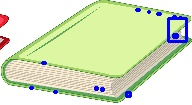
#> input picture recortes/recorte21.jpg, 192 x 105 px, given in place of objetos.jpg, which was not available
$ python separandoObj.py
#> lines starting #> are read from the running program, lines starting #| are printed output that depends on the picture; after the words box and inside, x2 and y2 are one past the last pixel; in counts of white or black regions, pixels touching at a corner belong together; pictures that were not available may be replaced by others from this repository, and a replacement may not be noted
import cv2

img = cv2.imread('objetos.jpg')
#> img is the input picture: shape (105, 192, 3); mean B, G, R 192.9, 228.4, 216.4
img = cv2.resize(img,(600,500))
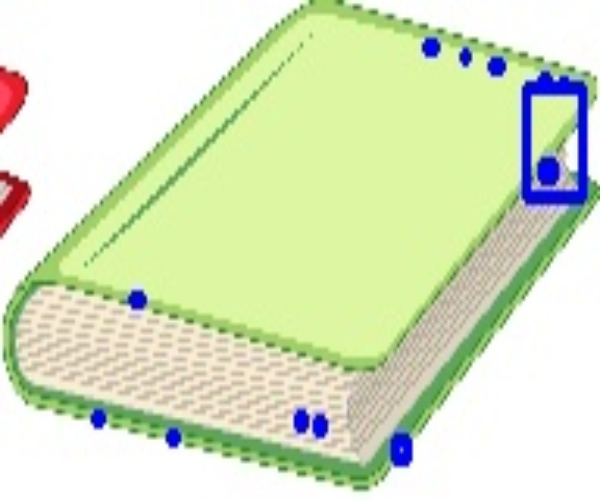
#> img: shape (500, 600, 3); mean B, G, R 192.9, 228.3, 216.3
imgCinza = cv2.cvtColor(img,cv2.COLOR_BGR2GRAY)
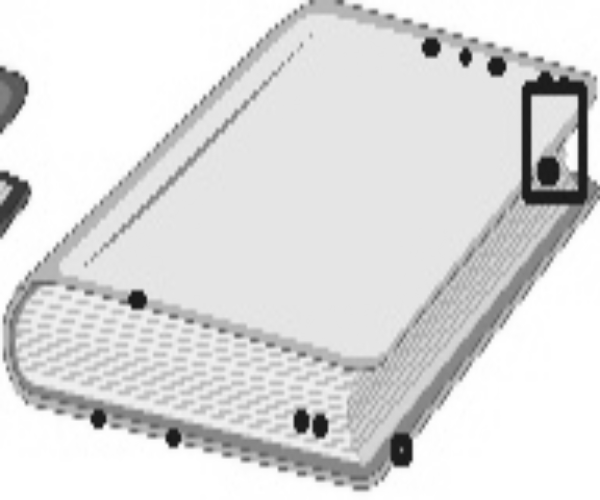
#> imgCinza: shape (500, 600); min 24, max 255, mean 220.7
imgcanny = cv2.Canny(imgCinza,30,200)
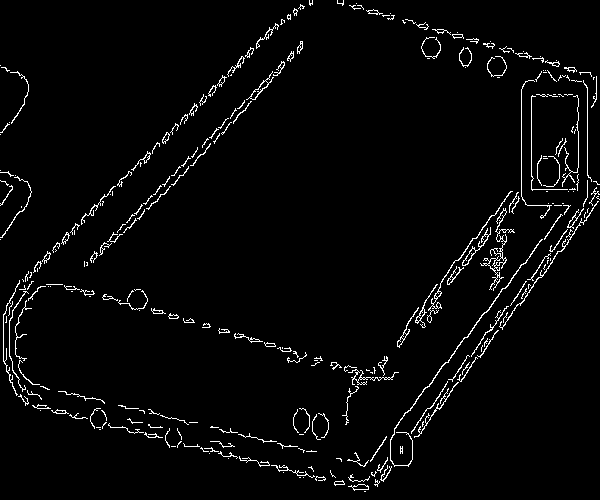
#> imgcanny: shape (500, 600); 3% white in thin lines or dots
imgClose = cv2.morphologyEx(imgcanny,cv2.MORPH_CLOSE,(7,7))
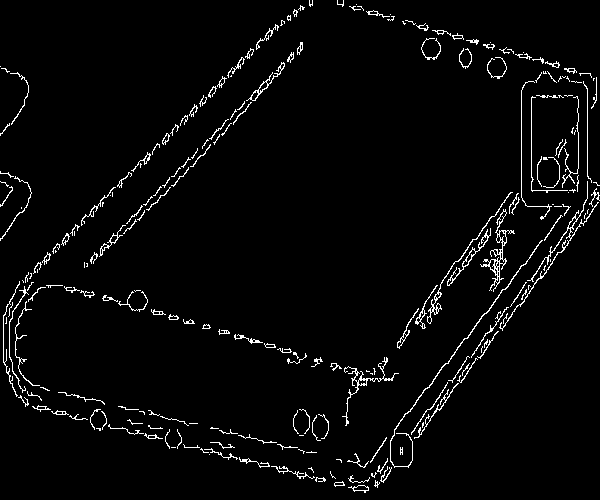
#> imgClose: shape (500, 600); 3.2% white in thin lines or dots

contornos,hierarquia = cv2.findContours(imgClose,cv2.RETR_EXTERNAL,cv2.CHAIN_APPROX_NONE) #representa os contornos dando "cordenadas" dos contornos
#> contornos = 238 contours, 188 with area under 20; largest, box (x1, y1, x2, y2) and area: (480, 209, 515, 292) 364, (427, 192, 513, 324) 170, (499, 181, 599, 331) 166, (246, 62, 285, 101) 156, (447, 228, 491, 286) 149

numOB = 1
for cnt in contornos: #para mostrar os contornos nos objetos na imagem
    #cv2.drawContours(img,cnt,-1,(255,0,0),2)
    x,y,w,h = cv2.boundingRect(cnt) #para colocar um retangulo nos objetos, passando cordenadas dos contornos
    recorte = img[y:y+h, x:x+w] #recortando objeto da imagem original
    cv2.imwrite(f'recortes/recorte{numOB}.jpg',recorte) #salvando imagem com nome e numero
    cv2.rectangle(img,(x,y),(x+w,y+h),(255,0,0),2) #colocar o retangulo
    numOB += 1
#> this loop made 238 passes
#> (x, y, w, h) on passes 1 to 3: (348, 485, 21, 8), (334, 481, 11, 6), (374, 480, 6, 8)
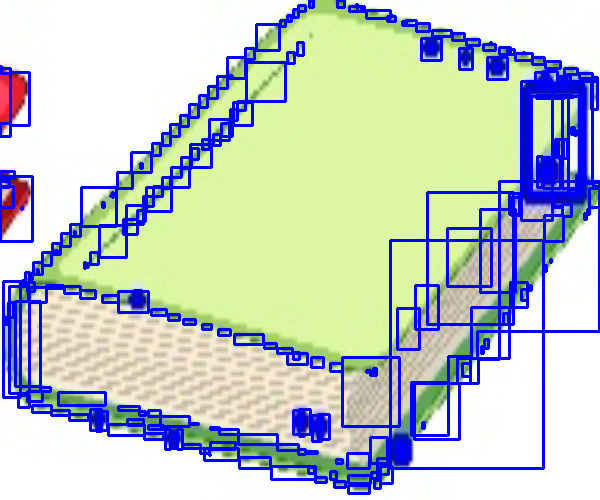
#> img: shape (500, 600, 3); 12.58% of pixels changed, all inside (x1, y1, x2, y2) = (0, 0, 600, 495)
#> after the loop, numOB = 239


cv2.imshow('original', img)
cv2.imshow('cinza', imgCinza)
cv2.imshow('canny', imgcanny)
cv2.waitKey(0)
